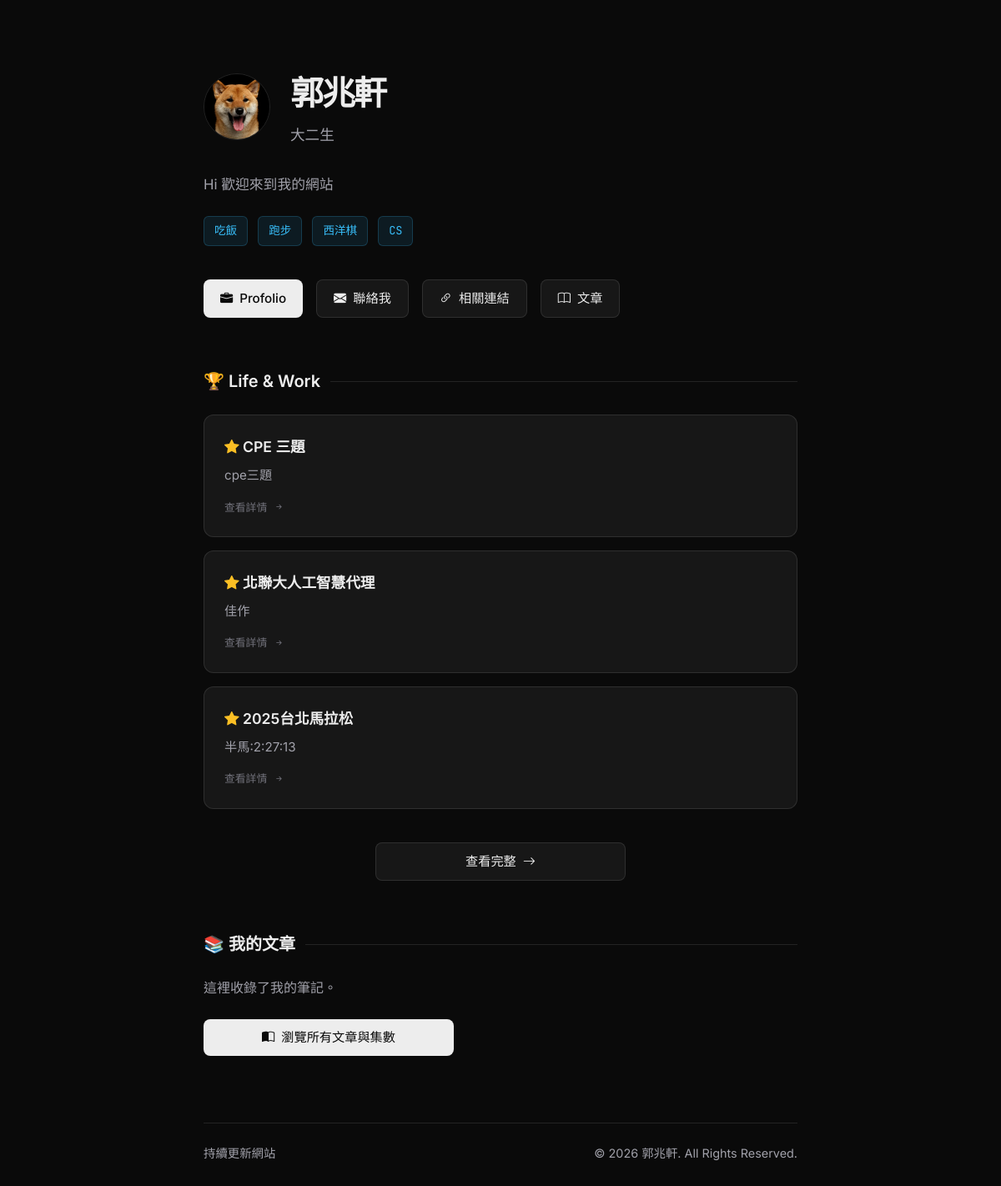
Before: / with the older database file.
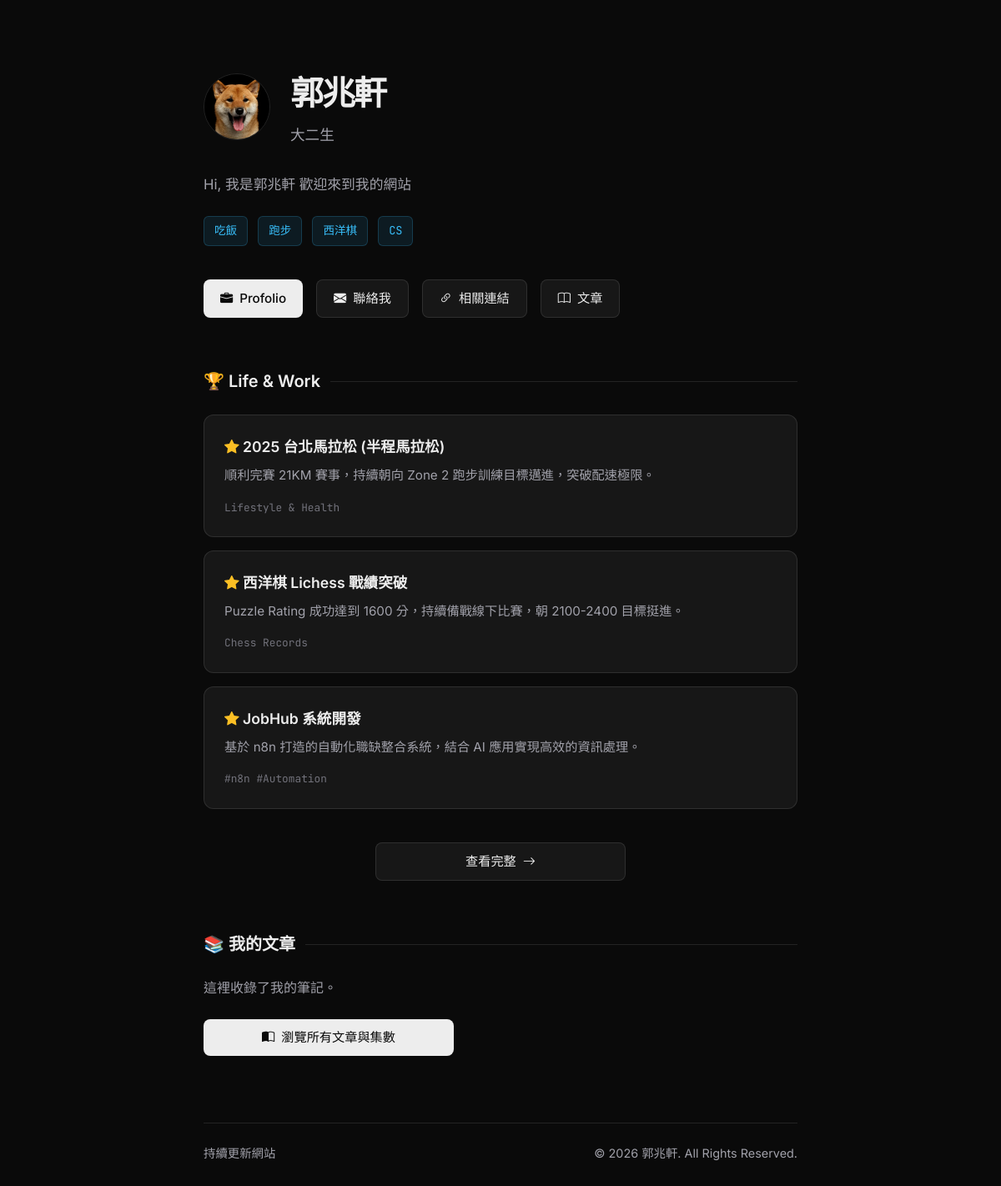
After: the same page with the newer database file.
### app/models.py (models this page shows)
class SiteConfig(SQLModel, table=True):
    id: int | None = Field(default=None, primary_key=True)
    home_title: str
    home_subtitle: str
    email: str
    phone_number: str

class Portfolio(SQLModel, table=True):
    id: int | None = Field(default=None, primary_key=True)
    name: str
    desc: str
    link: str

### app/page_home.py (the view)
@router.get("/", response_class=HTMLResponse)
async def home(request: Request, session: Session = Depends(get_session)):
    config = session.exec(select(SiteConfig)).first()
    statement = select(Portfolio).order_by(Portfolio.id.desc()).limit(3)
    recent_portfolios = session.exec(statement).all()
    data = {
        "home": {
            "title": config.home_title if config else "歡迎來到我的網站",
            "subtitle": config.home_subtitle if config else "網站建置中..."
        },
        "portfolios": recent_portfolios
    }
    return templates.TemplateResponse(
        request=request,
        name="home.html",
        context={"request": request, "name": "Jerry Kuo", "data": data}
    )

### app/templates/home.html (shortened to what this page needs)
<!DOCTYPE html>
<html lang="zh-Hant">
<head>
    <link rel="stylesheet" href="https://cdn.jsdelivr.net/npm/bootstrap-icons@1.10.5/font/bootstrap-icons.css">
</head>
<body>
    <div class="container">
        <header class="hero">
            <div class="hero-header">
                <img src="static/images/me.jpg" alt="Jerry Kuo" class="avatar" onerror="this.src='https://via.placeholder.com/80'">
                <div>
                    <h1>郭兆軒</h1>
                    <div class="role">大二生</div>
                </div>
            </div>
            <p class="bio">
                {{ data.home.title if data else '' }} 歡迎來到我的網站
            </p>
            <div class="hobby-stack">
                <span class="tag">吃飯</span>
                <span class="tag">跑步</span>
                <span class="tag">西洋棋</span>
                <span class="tag">CS</span>
            </div>
            <div class="action-links">
                <a href="/portfolio" class="btn primary"><i class="bi bi-briefcase-fill"></i> Profolio</a>
                <a href="/contact" class="btn"><i class="bi bi-envelope-fill"></i> 聯絡我</a>
                <a href="/link" class="btn"><i class="bi bi-link-45deg"></i> 相關連結</a>
                <a href="/articles" class="btn"><i class="bi bi-book"></i> 文章</a>
            </div>
        </header>
        <section id="achievements">
            <h2 class="section-title">🏆 Life & Work</h2>
            <div class="grid-section">
                {% if data and data.portfolios %}
                    {% for item in data.portfolios[:3] %}
                    <a href="{{ item.link or '/portfolio' }}" class="card">
                        <h3><i class="bi bi-star-fill" style="color: #fbbf24; font-size: 1.1rem;"></i> {{ item.name }}</h3>
                        <p>{{ item.desc }}</p>
                        <div class="card-meta">
                            <span>查看詳情 <i class="bi bi-arrow-right-short"></i></span>
                        </div>
                    </a>
                    {% endfor %}
                {% else %}
                    <a href="/portfolio" class="card">
                        <h3><i class="bi bi-star-fill" style="color: #fbbf24; font-size: 1.1rem;"></i> 2025 台北馬拉松 (半程馬拉松)</h3>
                        <p>順利完賽 21KM 賽事，持續朝向 Zone 2 跑步訓練目標邁進，突破配速極限。</p>
                        <div class="card-meta">
                            <span>Lifestyle & Health</span>
                        </div>
                    </a>
                    <a href="/portfolio" class="card">
                        <h3><i class="bi bi-star-fill" style="color: #fbbf24; font-size: 1.1rem;"></i> 西洋棋 Lichess 戰績突破</h3>
                        <p>Puzzle Rating 成功達到 1600 分，持續備戰線下比賽，朝 2100-2400 目標挺進。</p>
                        <div class="card-meta">
                            <span>Chess Records</span>
                        </div>
                    </a>
                    <a href="/portfolio" class="card">
                        <h3><i class="bi bi-star-fill" style="color: #fbbf24; font-size: 1.1rem;"></i> JobHub 系統開發</h3>
                        <p>基於 n8n 打造的自動化職缺整合系統，結合 AI 應用實現高效的資訊處理。</p>
                        <div class="card-meta">
                            <span>#n8n #Automation</span>
                        </div>
                    </a>
                {% endif %}
            </div>
            <div style="text-align: center; margin-top: -20px; margin-bottom: 60px;">
                <a href="/portfolio" class="btn" style="width: 100%; max-width: 300px; justify-content: center;">
                    查看完整 <i class="bi bi-arrow-right"></i>
                </a>
            </div>
        </section>
        <section id="articles">
            <h2 class="section-title">📚 我的文章</h2>
            <p style="color: var(--text-secondary); margin-bottom: 24px;">
                這裡收錄了我的筆記。
            </p>
            <a href="/articles" class="btn primary" style="width: 100%; max-width: 300px;">
                <i class="bi bi-book-half"></i> 瀏覽所有文章與集數
            </a>
        </section>
        <footer>
            <div>持續更新網站</div>
            <div>&copy; 2026 郭兆軒. All Rights Reserved.</div>
        </footer>
    </div>
</body>
</html>

### app/templates/home.html (style rules this page uses)
:root { --bg-base: #0a0a0a; --bg-surface: #171717; --bg-hover: #262626; --text-primary: #ededed; --text-secondary: #a1a1aa; --accent-color: #38bdf8; --border-color: rgba(255, 255, 255, 0.1); --font-sans: 'Inter', -apple-system, sans-serif; --font-mono: 'JetBrains Mono', monospace; }
* { box-sizing: border-box; margin: 0; padding: 0; }
body { background-color: var(--bg-base); color: var(--text-primary); font-family: var(--font-sans); line-height: 1.6; -webkit-font-smoothing: antialiased; }
.container { max-width: 760px; margin: 0 auto; padding: 80px 24px; }
.hero { margin-bottom: 60px; }
.hero-header { display: flex; align-items: center; gap: 24px; margin-bottom: 32px; }
.avatar { width: 80px; height: 80px; border-radius: 50%; border: 1px solid var(--border-color); object-fit: cover; }
h1 { font-size: 2.5rem; font-weight: 800; letter-spacing: -0.05em; margin-bottom: 4px; }
.role { color: var(--text-secondary); font-size: 1.1rem; font-weight: 500; }
.bio { color: var(--text-secondary); font-size: 1.05rem; max-width: 600px; margin-bottom: 24px; }
.hobby-stack { display: flex; flex-wrap: wrap; gap: 12px; margin-bottom: 40px; }
.tag { font-family: var(--font-mono); font-size: 0.85rem; color: var(--accent-color); background: rgba(56, 189, 248, 0.1); padding: 6px 12px; border-radius: 6px; border: 1px solid rgba(56, 189, 248, 0.2); }
.action-links { display: flex; flex-wrap: wrap; gap: 16px; }
.btn { display: inline-flex; align-items: center; justify-content: center; gap: 8px; padding: 10px 20px; background: var(--bg-surface); color: var(--text-primary); text-decoration: none; border-radius: 8px; font-size: 0.95rem; font-weight: 500; border: 1px solid var(--border-color); transition: all 0.2s ease; }
.btn.primary { background: var(--text-primary); color: var(--bg-base); border: none; }
.section-title { font-size: 1.25rem; font-weight: 600; margin-bottom: 24px; color: var(--text-primary); display: flex; align-items: center; gap: 12px; }
.section-title::after { content: ''; height: 1px; flex-grow: 1; background: var(--border-color); }
.grid-section { display: flex; flex-direction: column; gap: 16px; margin-bottom: 60px; }
.card { display: block; background: var(--bg-surface); border: 1px solid var(--border-color); border-radius: 12px; padding: 24px; text-decoration: none; transition: all 0.3s ease; position: relative; overflow: hidden; }
.card h3 { color: var(--text-primary); font-size: 1.1rem; font-weight: 600; margin-bottom: 8px; }
.card p { color: var(--text-secondary); font-size: 0.95rem; }
.card-meta { display: flex; justify-content: space-between; align-items: center; margin-top: 16px; font-family: var(--font-mono); font-size: 0.8rem; color: #71717a; }
footer { margin-top: 80px; padding-top: 24px; border-top: 1px solid var(--border-color); display: flex; justify-content: space-between; align-items: center; color: var(--text-secondary); font-size: 0.9rem; }

Changed rows visible on the page:
removed Portfolio: name "CPE 三題", desc "cpe三題"
removed Portfolio: name "北聯大人工智慧代理", desc "佳作"
removed Portfolio: name "2025台北馬拉松", desc "半馬:2:27:13"
changed SiteConfig: home "Hi" → "Hi, 我是郭兆軒"
Other visible differences:
text now shown: "2025 台北馬拉松 (半程馬拉松) 順利完賽 21KM 賽事，持續朝向 Zone 2 跑步訓練目標邁進，突破配速極限。 Lifestyle & Health 西洋棋 Lichess 戰績突破 Puzzle Rating 成功達到 1600 分，持續備戰線下比賽，朝 2100-2400 目標挺進。 Chess Records JobHub 系統開發 基於 n8n 打造的自動化職缺整合系統，結合 AI 應用實現高效的資訊處理。 #n8n #Automation"
